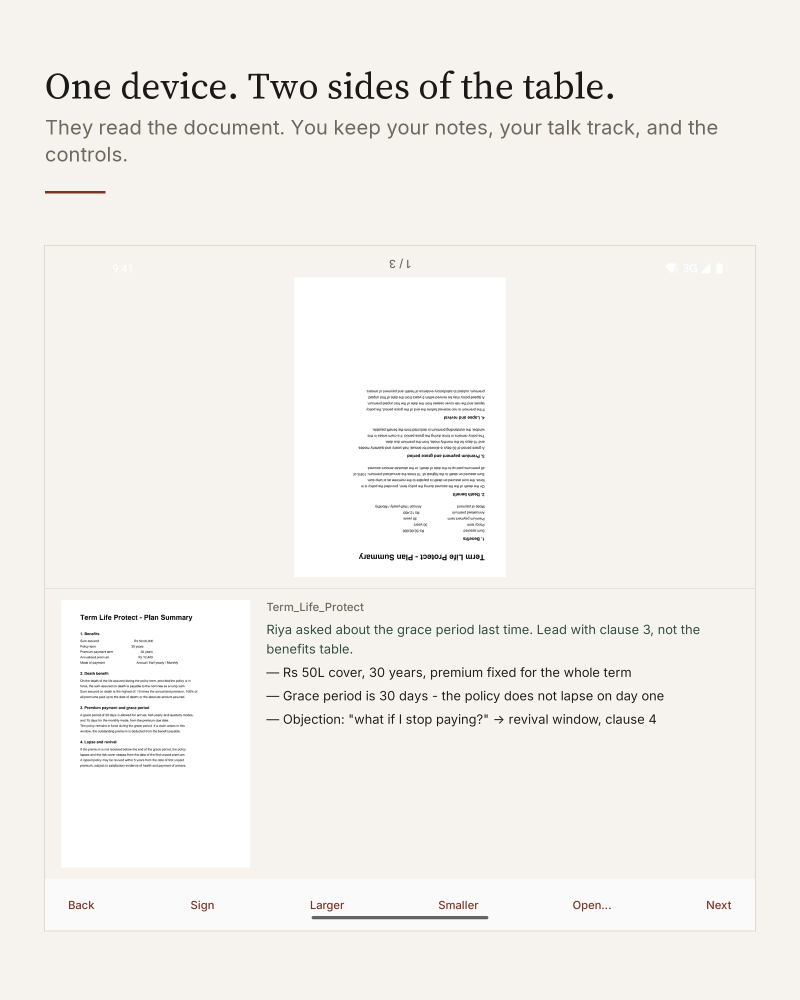
#> input picture docs/store/01-two-sided.png, 1600 x 2000 px, given in place of shot_hindi.png, which was not available (shown at 1/2 size)
$ python compose_store.py
#> lines starting #> are read from the running program, lines starting #| are printed output that depends on the picture; pictures that were not available may be replaced by others from this repository, and a replacement may not be noted
"""Compose Galaxy Store listing assets from raw device captures.

Keeps to the app's own palette and type so the listing and the product read as one thing — a store
page in a different visual language is the first thing that makes an app look assembled rather than
made.
"""
import pathlib
from PIL import Image, ImageDraw, ImageFont

SP = pathlib.Path("/private/tmp/claude-501/-Users-amritha-mymak/19c354b1-749b-49ac-aaef-9408ac814f89/scratchpad")
OUT = pathlib.Path("/Users/amritha/twofold/docs/store")
OUT.mkdir(parents=True, exist_ok=True)
FONTS = pathlib.Path("/Users/amritha/twofold/app/src/main/res/font")

PAPER = (246, 243, 238)
INK = (27, 25, 23)
INK_MUTED = (110, 103, 92)
SEAL = (122, 52, 40)
RULE = (224, 217, 206)

W, H = 1600, 2000


def font(name, size):
    return ImageFont.truetype(str(FONTS / name), size)


def wrap(draw, text, fnt, max_w):
    words, lines, cur = text.split(), [], ""
    for w in words:
        trial = f"{cur} {w}".strip()
        if draw.textlength(trial, font=fnt) <= max_w:
            cur = trial
        else:
            if cur:
                lines.append(cur)
            cur = w
    if cur:
        lines.append(cur)
    return lines


def screenshot(src, headline, sub, dest):
#> called with src = 'shot_hindi.png', headline = 'They read it in their own language.', dest = '01-own-language.png'
    canvas = Image.new("RGB", (W, H), PAPER)
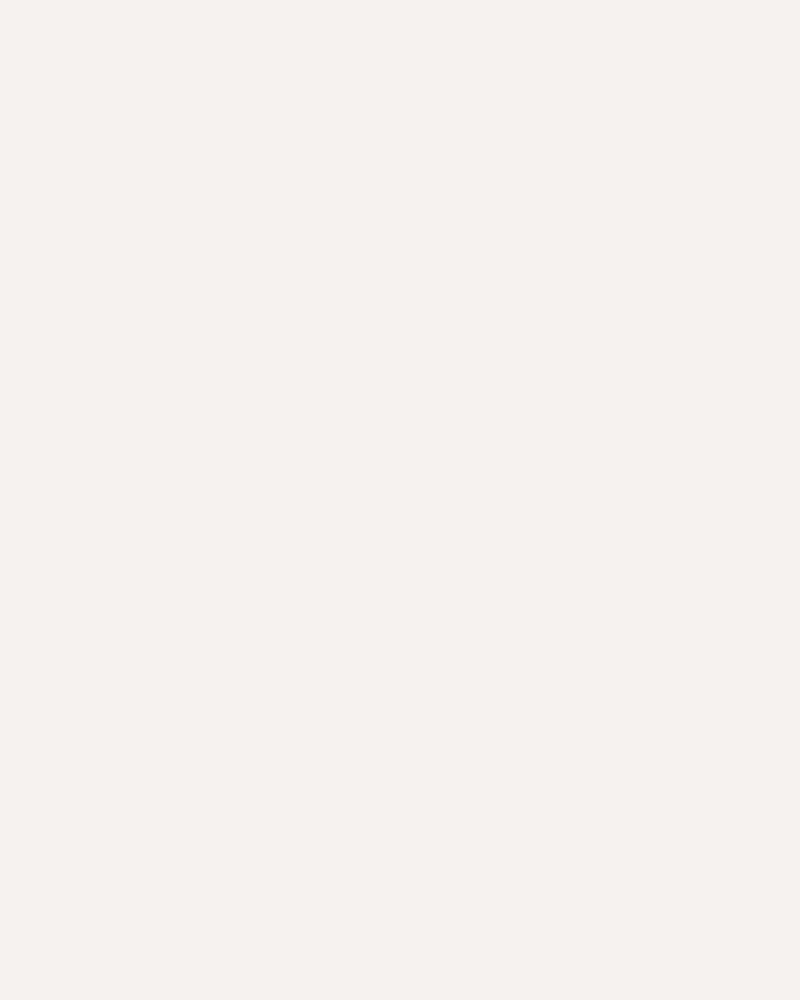
#> canvas: PIL image 1600x2000 RGB (shown at 1/2 size); mean R, G, B 246, 243, 238
    d = ImageDraw.Draw(canvas)

    head_f = font("source_serif_4.ttf", 74)
    sub_f = font("inter.ttf", 40)

    margin = 90
    y = 120
    for line in wrap(d, headline, head_f, W - 2 * margin):
#> in wrap, `words, lines, cur = text.split(), [], ""`: words = ['They', 'read', 'it', 'in', 'their', 'own', 'language.']; cur = ''
        d.text((margin, y), line, font=head_f, fill=INK)
        y += 92
#> this loop made 1 pass
#> after the loop, y = 212
    y += 18
#> y = 230
    for line in wrap(d, sub, sub_f, W - 2 * margin):
        d.text((margin, y), line, font=sub_f, fill=INK_MUTED)
        y += 54
#> this loop made 3 passes
#> y on passes 1 to 2: 284, 338
#> (line, y) on pass 3: ('leaves your phone.', 392)
#> after the loop, y = 392

    y += 46
#> y = 438
    d.line([(margin, y), (margin + 120, y)], fill=SEAL, width=5)
    y += 60
#> y = 498

    shot = Image.open(SP / src).convert("RGB")
#> shot is the input picture: PIL image 1600x2000 RGB; mean R, G, B 243.6, 241.1, 237
    avail_w, avail_h = W - 2 * margin, H - y - margin
#> avail_w = 1420; avail_h = 1412
    scale = min(avail_w / shot.width, avail_h / shot.height)
#> scale = 0.706
    shot = shot.resize((int(shot.width * scale), int(shot.height * scale)), Image.LANCZOS)
#> shot: PIL image 1129x1412 RGB

    # Centre what's left over. A foldable capture is nearly square, so on a portrait canvas it
    # never fills the space — better balanced than pinned to the top with a dead strip beneath.
    y += max(0, (avail_h - shot.height) // 2)
    x = (W - shot.width) // 2
#> x = 235
    # Hairline edge so the capture reads as a device screen rather than bleeding into the page
    d.rectangle([x - 2, y - 2, x + shot.width + 1, y + shot.height + 1], outline=RULE, width=2)
    canvas.paste(shot, (x, y))
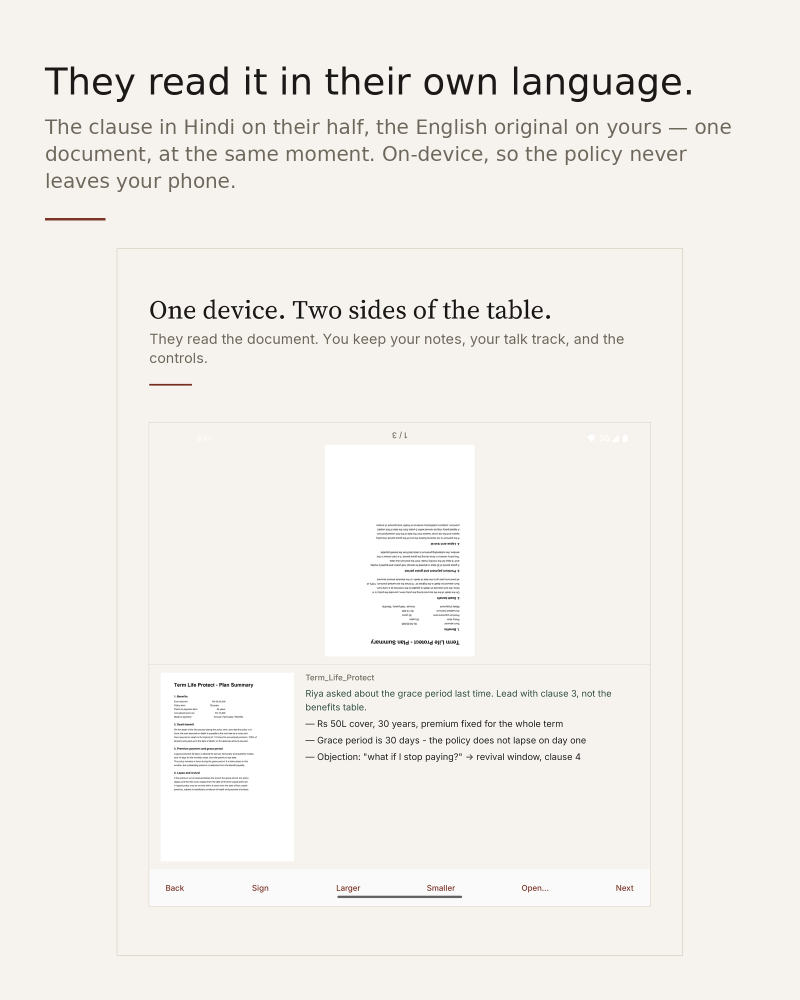
#> canvas: PIL image 1600x2000 RGB (shown at 1/2 size); mean R, G, B 242.5, 239.7, 235.1

    canvas.save(OUT / dest, "PNG")
    print(f"  {dest}  {canvas.width}x{canvas.height}")
#|   01-own-language.png  1600x2000


# [49 lines left out: functions promo, icon, not called in this run]


print("screenshots:")
screenshot("shot_hindi.png",
           "They read it in their own language.",
           "The clause in Hindi on their half, the English original on yours — one document, at the same moment. On-device, so the policy never leaves your phone.",
           "01-own-language.png")
screenshot("shot_twofold.png",
           "One device. Two sides of the table.",
           "They read the clause, set large enough to read across a table. You keep the whole page, your notes and your talk track.",
           "02-two-sided.png")
#> call 2 of screenshot, with src = 'shot_twofold.png', headline = 'One device. Two sides of the table.', dest = '02-two-sided.png'
#> the loop in screenshot (call 2), `for line in wrap(d, headline, head_f, W - 2 * margin):` made 1 pass
#> after the loop in screenshot (call 2), `for line in wrap(d, headline, head_f, W - 2 * margin):`: y = 212
#> in screenshot (call 2), `y += 18`: y = 230
#> the loop in screenshot (call 2), `for line in wrap(d, sub, sub_f, W - 2 * margin):` made 2 passes
#> after the loop in screenshot (call 2), `for line in wrap(d, sub, sub_f, W - 2 * margin):`: y = 338
#> in screenshot (call 2), `y += 46`: y = 384
#> in screenshot (call 2), `y += 60`: y = 444
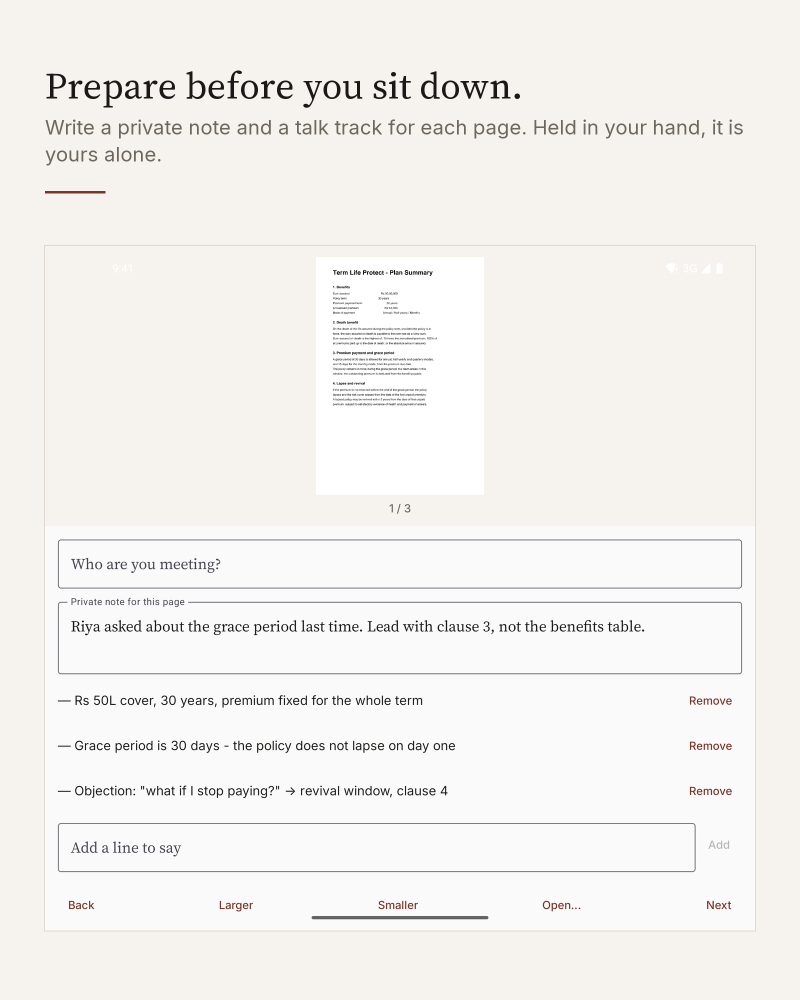
#> input picture docs/store/02-prepare.png, 1600 x 2000 px, given in place of shot_twofold.png, which was not available (shown at 1/2 size)
#> in screenshot, shot is the input picture: PIL image 1600x2000 RGB; mean R, G, B 243.8, 241.8, 238.9
#> in screenshot (call 2), `avail_w, avail_h = W - 2 * margin, H - y - margin`: avail_h = 1466
#> in screenshot (call 2), `scale = min(avail_w / shot.width, avail_h / shot.height)`: scale = 0.733
#> in screenshot (call 2), `canvas.paste(shot, (x, y))`:
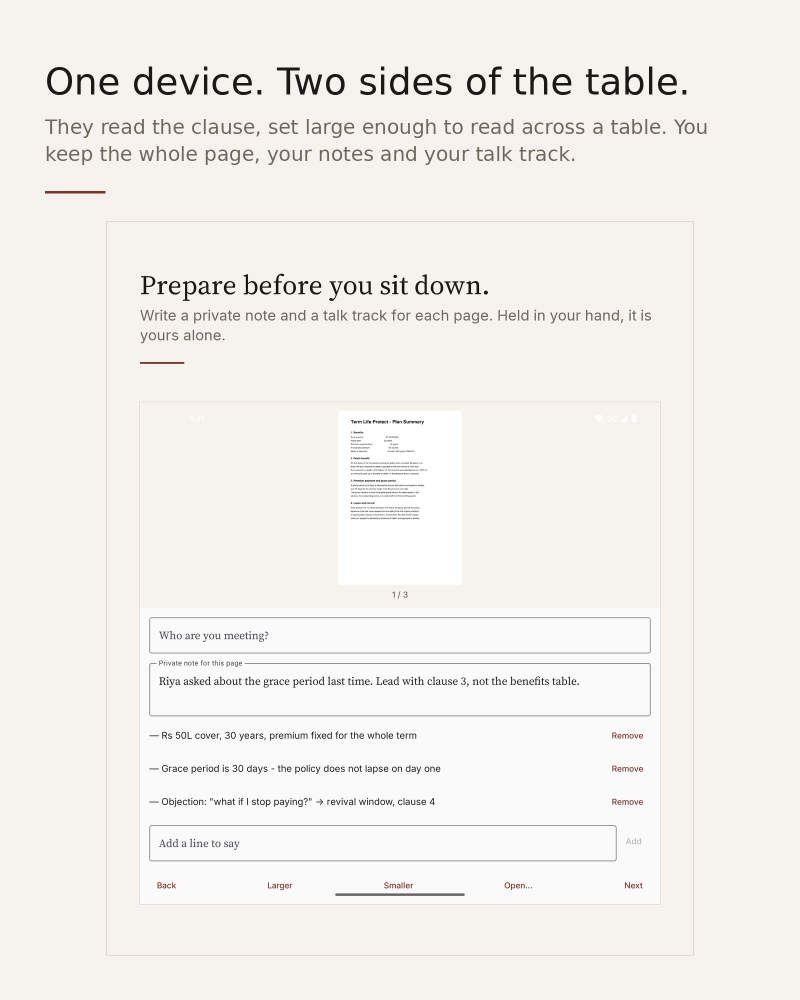
#> canvas: PIL image 1600x2000 RGB (shown at 1/2 size); mean R, G, B 242.7, 240.2, 236.3
#|   02-two-sided.png  1600x2000
screenshot("shot_prepare.png",
           "Set it up before you sit down.",
           "Choose what your client reads, write a private note, and line up what you want to say. Held in your hand, it is yours alone.",
           "03-prepare.png")
#> call 3 of screenshot, with src = 'shot_prepare.png', headline = 'Set it up before you sit down.', dest = '03-prepare.png'
#> the loop in screenshot (call 3), `for line in wrap(d, headline, head_f, W - 2 * margin):` made 1 pass
#> after the loop in screenshot (call 3), `for line in wrap(d, headline, head_f, W - 2 * margin):`: y = 212
#> in screenshot (call 3), `y += 18`: y = 230
#> the loop in screenshot (call 3), `for line in wrap(d, sub, sub_f, W - 2 * margin):` made 2 passes
#> after the loop in screenshot (call 3), `for line in wrap(d, sub, sub_f, W - 2 * margin):`: y = 338
#> in screenshot (call 3), `y += 46`: y = 384
#> in screenshot (call 3), `y += 60`: y = 444
#> in screenshot (call 3), `canvas.paste(shot, (x, y))`:
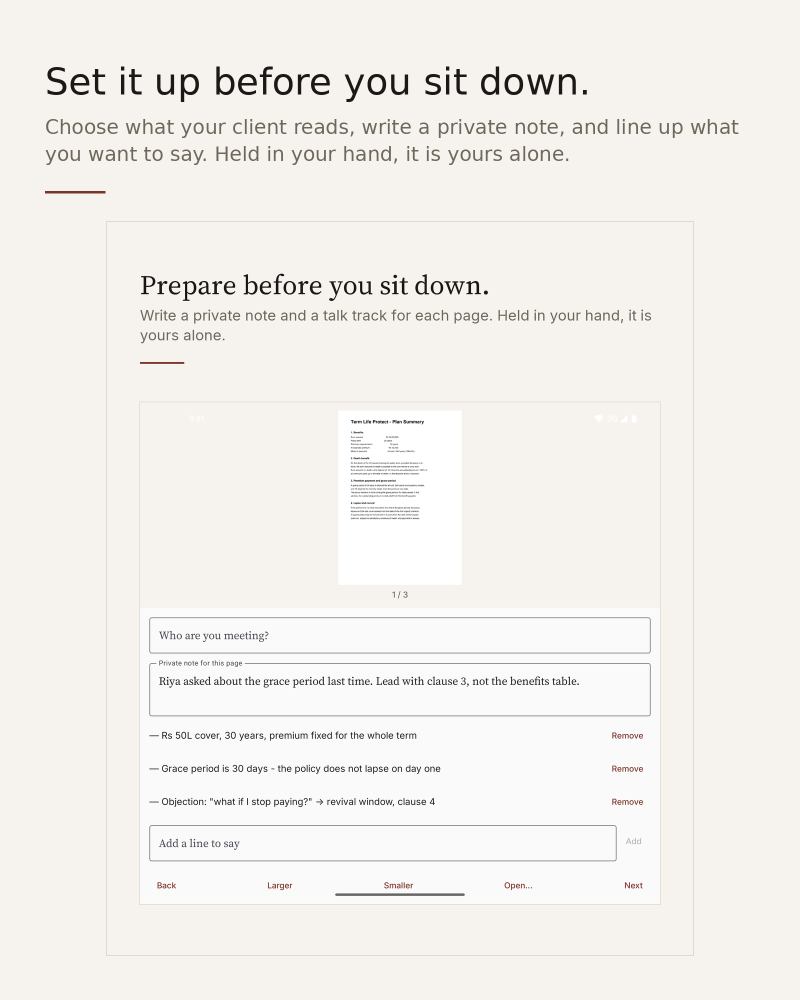
#> canvas: PIL image 1600x2000 RGB (shown at 1/2 size); mean R, G, B 242.9, 240.4, 236.5
#|   03-prepare.png  1600x2000
screenshot("shot_signing.png",
           "They sign on their half.",
           "You never hand over your phone. The signed copy carries the time and a fingerprint of the document as presented.",
           "04-signature.png")
#> (the run stopped early here; a loop or call above may not have finished)
